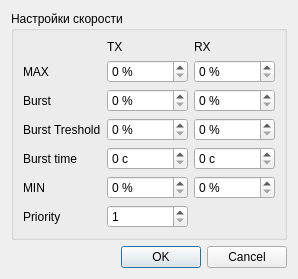
<ui version="4.0" >
 <class>Dialog</class>
 <widget class="QDialog" name="Dialog" >
  <property name="geometry" >
   <rect>
    <x>0</x>
    <y>0</y>
    <width>297</width>
    <height>256</height>
   </rect>
  </property>
  <property name="windowTitle" >
   <string>Изменить скорость</string>
  </property>
  <layout class="QGridLayout" name="gridLayout" >
   <item row="1" column="0" >
    <widget class="QDialogButtonBox" name="buttonBox" >
     <property name="orientation" >
      <enum>Qt::Horizontal</enum>
     </property>
     <property name="standardButtons" >
      <set>QDialogButtonBox::Cancel|QDialogButtonBox::Ok</set>
     </property>
    </widget>
   </item>
   <item row="0" column="0" >
    <widget class="QGroupBox" name="groupBox_speed_settings" >
     <property name="title" >
      <string>Настройки скорости</string>
     </property>
     <layout class="QGridLayout" name="gridLayout_2" >
      <item row="0" column="1" >
       <widget class="QLabel" name="label_tx" >
        <property name="text" >
         <string>TX</string>
        </property>
       </widget>
      </item>
      <item row="0" column="2" >
       <widget class="QLabel" name="label_rx" >
        <property name="text" >
         <string>RX</string>
        </property>
       </widget>
      </item>
      <item row="1" column="0" >
       <widget class="QLabel" name="label_max" >
        <property name="text" >
         <string>MAX</string>
        </property>
       </widget>
      </item>
      <item row="1" column="1" >
       <widget class="QSpinBox" name="spinBox_max_tx" >
        <property name="suffix" >
         <string> %</string>
        </property>
        <property name="prefix" >
         <string/>
        </property>
        <property name="maximum" >
         <number>100000</number>
        </property>
       </widget>
      </item>
      <item row="3" column="0" >
       <widget class="QLabel" name="label_burst_treshold" >
        <property name="text" >
         <string>Burst Treshold</string>
        </property>
       </widget>
      </item>
      <item row="3" column="1" >
       <widget class="QSpinBox" name="spinBox_burst_treshold_tx" >
        <property name="suffix" >
         <string> %</string>
        </property>
        <property name="maximum" >
         <number>100000</number>
        </property>
       </widget>
      </item>
      <item row="4" column="0" >
       <widget class="QLabel" name="label_burst_time" >
        <property name="text" >
         <string>Burst time</string>
        </property>
       </widget>
      </item>
      <item row="4" column="1" >
       <widget class="QSpinBox" name="spinBox_burst_time_tx" >
        <property name="suffix" >
         <string> c</string>
        </property>
        <property name="maximum" >
         <number>100000</number>
        </property>
       </widget>
      </item>
      <item row="5" column="0" >
       <widget class="QLabel" name="label_min" >
        <property name="text" >
         <string>MIN</string>
        </property>
       </widget>
      </item>
      <item row="5" column="1" >
       <widget class="QSpinBox" name="spinBox_min_tx" >
        <property name="suffix" >
         <string> %</string>
        </property>
        <property name="maximum" >
         <number>100000</number>
        </property>
       </widget>
      </item>
      <item row="6" column="0" >
       <widget class="QLabel" name="label_priority" >
        <property name="text" >
         <string>Priority</string>
        </property>
       </widget>
      </item>
      <item row="6" column="1" >
       <widget class="QSpinBox" name="spinBox_priority" >
        <property name="minimum" >
         <number>1</number>
        </property>
        <property name="maximum" >
         <number>8</number>
        </property>
        <property name="value" >
         <number>1</number>
        </property>
       </widget>
      </item>
      <item row="2" column="0" >
       <widget class="QLabel" name="label_burst" >
        <property name="text" >
         <string>Burst</string>
        </property>
       </widget>
      </item>
      <item row="2" column="1" >
       <widget class="QSpinBox" name="spinBox_burst_tx" >
        <property name="suffix" >
         <string> %</string>
        </property>
        <property name="maximum" >
         <number>100000</number>
        </property>
       </widget>
      </item>
      <item row="1" column="2" >
       <widget class="QSpinBox" name="spinBox_max_rx" >
        <property name="suffix" >
         <string> %</string>
        </property>
        <property name="maximum" >
         <number>100000</number>
        </property>
       </widget>
      </item>
      <item row="2" column="2" >
       <widget class="QSpinBox" name="spinBox_burst_rx" >
        <property name="suffix" >
         <string> %</string>
        </property>
        <property name="maximum" >
         <number>100000</number>
        </property>
       </widget>
      </item>
      <item row="3" column="2" >
       <widget class="QSpinBox" name="spinBox_burst_treshold_rx" >
        <property name="suffix" >
         <string> %</string>
        </property>
        <property name="maximum" >
         <number>100000</number>
        </property>
       </widget>
      </item>
      <item row="4" column="2" >
       <widget class="QSpinBox" name="spinBox_burst_time_rx" >
        <property name="suffix" >
         <string> c</string>
        </property>
        <property name="prefix" >
         <string/>
        </property>
        <property name="maximum" >
         <number>100000</number>
        </property>
       </widget>
      </item>
      <item row="5" column="2" >
       <widget class="QSpinBox" name="spinBox_min_rx" >
        <property name="suffix" >
         <string> %</string>
        </property>
        <property name="maximum" >
         <number>100000</number>
        </property>
       </widget>
      </item>
     </layout>
    </widget>
   </item>
  </layout>
 </widget>
 <resources/>
 <connections>
  <connection>
   <sender>buttonBox</sender>
   <signal>accepted()</signal>
   <receiver>Dialog</receiver>
   <slot>accept()</slot>
   <hints>
    <hint type="sourcelabel" >
     <x>248</x>
     <y>254</y>
    </hint>
    <hint type="destinationlabel" >
     <x>157</x>
     <y>274</y>
    </hint>
   </hints>
  </connection>
  <connection>
   <sender>buttonBox</sender>
   <signal>rejected()</signal>
   <receiver>Dialog</receiver>
   <slot>reject()</slot>
   <hints>
    <hint type="sourcelabel" >
     <x>316</x>
     <y>260</y>
    </hint>
    <hint type="destinationlabel" >
     <x>286</x>
     <y>274</y>
    </hint>
   </hints>
  </connection>
 </connections>
</ui>
